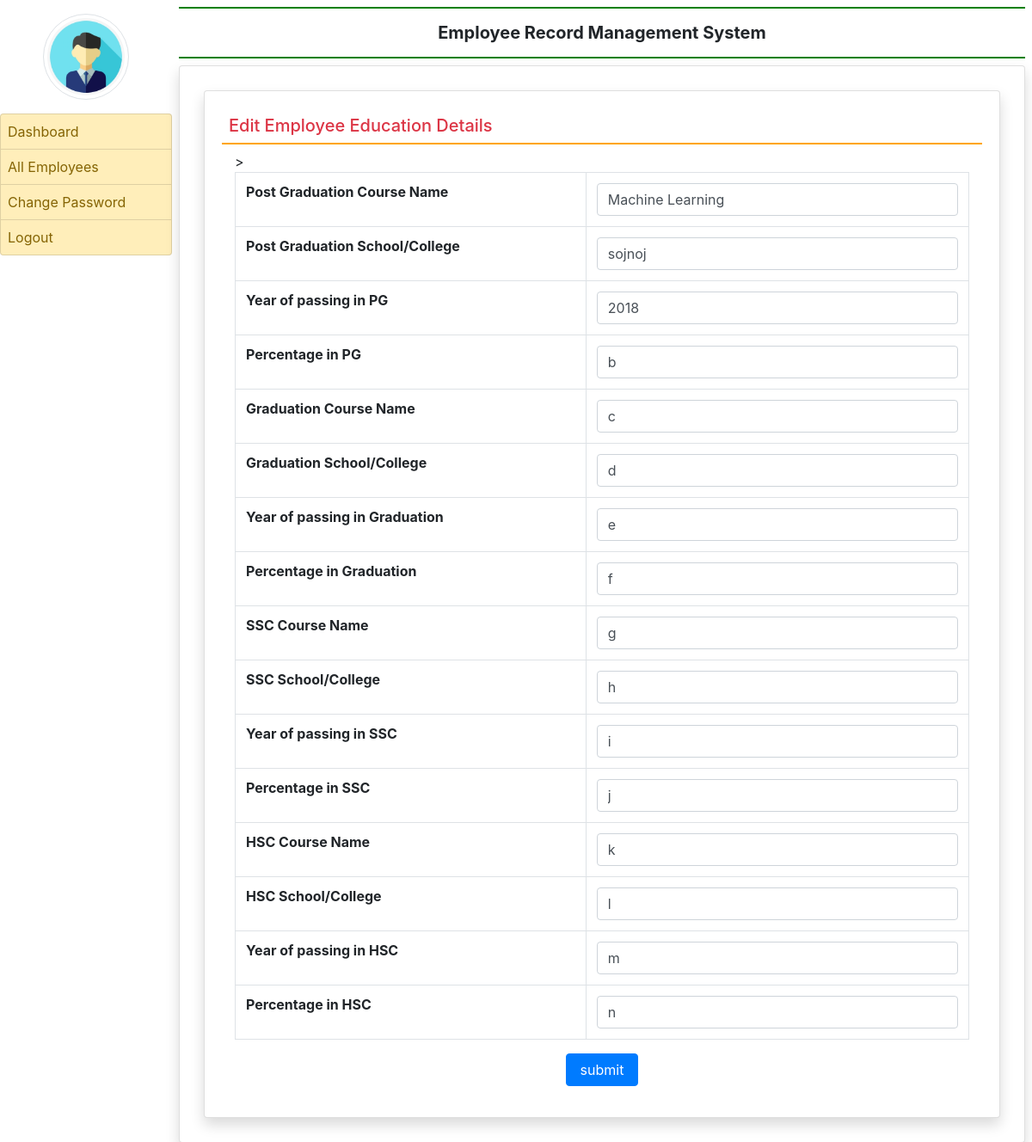
/edit_education/9 (signed in), run on the app's committed database.
### employee/models.py (models this page shows, shortened)
class EmployeeEducation(models.Model):
    user = models.ForeignKey(User,on_delete=models.CASCADE)
    coursepg=models.CharField(max_length=100,null=True)
    schoolclgpg=models.CharField(max_length=200,null=True)
    yearofpassingpg=models.CharField(max_length=20,null=True)
    percentagepg=models.CharField(max_length=30,null=True)
    coursegra=models.CharField(max_length=100,null=True)
    schoolclggra=models.CharField(max_length=200,null=True)
    yearofpassingra=models.CharField(max_length=20,null=True)
    percentagegra=models.CharField(max_length=30,null=True)
    coursessc=models.CharField(max_length=100,null=True)
    schoolclgssc=models.CharField(max_length=200,null=True)
    yearofpassingssc=models.CharField(max_length=20,null=True)
    percentagessc=models.CharField(max_length=30,null=True)
    coursehsc=models.CharField(max_length=100,null=True)
    schoolclghsc=models.CharField(max_length=200,null=True)
    yearofpassinghsc=models.CharField(max_length=20,null=True)
    percentagehsc=models.CharField(max_length=30,null=True)

### employee/views.py (the view, shortened to what this page needs)
# urls.py: path('edit_education/<int:pid>', edit_education,name='edit_education'),
def edit_education(request,pid):
    if not request.user.is_authenticated:
        return redirect('emp_login')
    error =""
    user=User.objects.get(id=pid)
    education=EmployeeEducation.objects.get(user=user)
    return render(request,'edit_education.html',locals())

### employee/templates/edit_education.html (shortened to what this page needs)
{%extends  'admin_base.html'%}
{% block main%}
<div class="card shadow  m-2">
    <div class="card-body">
        <h5 class="p-2 text-danger" style="border-bottom: 2px solid  orange">Edit Employee Education Details</h5>
        <div class="container-fluid">
            <form method="post">
            <table class="table table-bordered">
                <tr>
                    <th>Post Graduation Course Name</th>
                    <td><input type="text" name="coursepg" class="form-control" value="{{education.coursepg}}"></td>
                </tr>
                <tr>
                    <th>Post Graduation School/College</th>
                    <td><input type="text" name="schoolclgpg" class="form-control" value="{{education.schoolclgpg}}"></td>
                </tr>
                <tr>
                    <th>Year of passing in PG</th>
                   <td><input type="text" name="yearofpassingpg" class="form-control" value="{{education.yearofpassingpg}}"></td>
                </tr>
                <tr>
                    <th>Percentage in PG</th>
                    <td><input type="text" name="percentagepg" class="form-control" value="{{education.percentagepg}}"></td>>
                </tr>
                <tr>
                    <th>Graduation Course Name</th>
                    <td><input type="text" name="coursegra" class="form-control" value="{{education.coursegra}}"></td>
                </tr>
                <tr>
                    <th>Graduation School/College</th>
                    <td><input type="text" name="schoolclggra" class="form-control" value="{{education.schoolclggra}}"></td>
                </tr>
                <tr>
                    <th>Year of passing in Graduation</th>
                    <td><input type="text" name="yearofpassingra" class="form-control" value="{{education.yearofpassingra}}"></td>
                </tr>
                <tr>
                    <th>Percentage in Graduation</th>
                    <td><input type="text" name="percentagegra" class="form-control" value="{{education.percentagegra}}"></td>
                </tr>
                <tr>
                    <th>SSC Course Name</th>
                    <td><input type="text" name="coursessc" class="form-control" value="{{education.coursessc}}"></td>
                </tr>
                <tr>
                    <th>SSC School/College</th>
                    <td><input type="text" name="schoolclgssc" class="form-control" value="{{education.schoolclgssc}}"></td>
                </tr>
                <tr>
                    <th>Year of passing in SSC</th>
                    <td><input type="text" name="yearofpassingssc" class="form-control" value="{{education.yearofpassingssc}}"></td>
                </tr>
                <tr>
                    <th>Percentage in SSC</th>
                    <td><input type="text" name="percentagessc" class="form-control" value="{{education.percentagessc}}"></td>
                </tr>
                <tr>
                    <th>HSC Course Name</th>
                    <td><input type="text" name="coursehsc" class="form-control" value="{{education.coursehsc}}"></td>
                </tr>
                <tr>
                    <th>HSC School/College</th>
                    <td><input type="text" name="schoolclghsc" class="form-control" value="{{education.schoolclghsc}}"></td>
                </tr>
                <tr>
                    <th>Year of passing in HSC</th>
                    <td><input type="text" name="yearofpassinghsc" class="form-control" value="{{education.yearofpassinghsc}}"></td>
                </tr>
                <tr>
                    <th>Percentage in HSC</th>
                    <td><input type="text" name="percentagehsc" class="form-control" value="{{education.percentagehsc}}"></td>
                </tr>
            </table>
            <center><input type="submit" value="submit" class="btn btn-primary px-3"><center>
        </form>
        </div>
    </div>
</div>
{% endblock %}

### data on the page
EmployeeEducation: coursepg "Machine Learning", schoolclgpg "sojnoj", yearofpassingpg "2018", percentagepg "b", coursegra "c", schoolclggra "d", yearofpassingra "e", percentagegra "f", coursessc "g", schoolclgssc "h", yearofpassingssc "i", percentagessc "j", coursehsc "k", schoolclghsc "l", yearofpassinghsc "m", percentagehsc "n"
